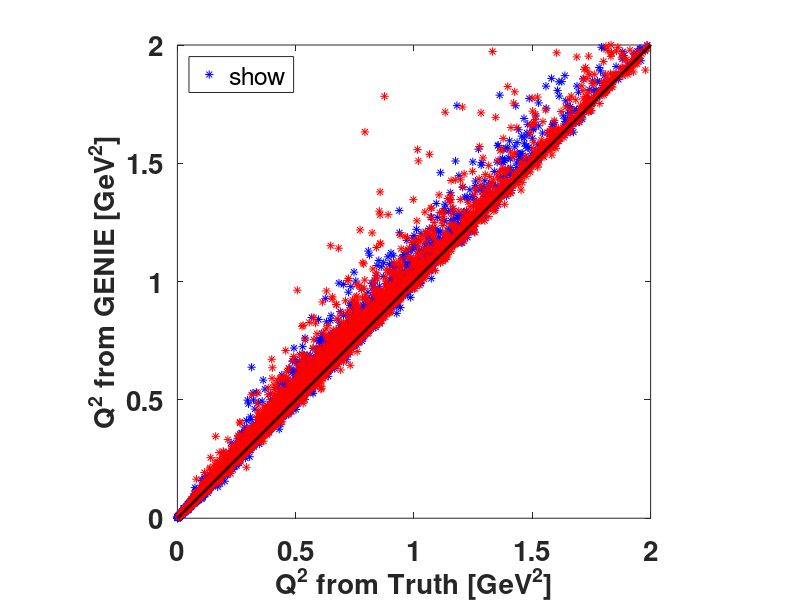

Write MATLAB code to recreate this figure.
function [ ] = QSquarePlots(  )

data = load('QSquare.txt');

res_events = data(:,1) == 2;
dis_events = data(:,1) == 3;

QSq_res_truth = data(res_events, 2);
QSq_res_genie = data(res_events, 3);

QSq_dis_truth = data(dis_events, 2);
QSq_dis_genie = data(dis_events, 3);

PlotVariable(QSq_res_truth, QSq_res_genie, QSq_dis_truth, QSq_dis_genie,...
    'Q^{2} from Truth [GeV^{2}]','Q^{2} from GENIE [GeV^{2}]', 'QSquare_Type.png')

end

function [] = PlotVariable(res_x, res_y, dis_x, dis_y, x_label, y_label, fig_name)
% Create figure
figure1 = figure('visible','off');

% Create axes
axes1 = axes('Parent',figure1,'PlotBoxAspectRatio',[1 1 1],'FontWeight','bold','FontSize',20);
box(axes1,'on');
hold(axes1,'all');


% Create plot for evis vs true
plot(res_x,res_y,...
        'Marker','*',...
        'Color','b',...
        'LineStyle','none',...
        'DisplayName','Resonance');
    
xlim([0 2]);
ylim([0 2]);
    
hold on;

plot(dis_x,dis_y,...
        'Marker','*',...
        'Color','r',...
        'LineStyle','none',...
        'DisplayName','DIS');

% x = y Line
m_x = linspace(0,2,1000);
m_y = m_x;
plot(m_x,m_y,...
    'k','LineWidth',2,...
    'DisplayName','y = x line');

% Create xlabel
xlabel(x_label,'FontWeight','bold','FontSize', 20);

% Create ylabel
ylabel(y_label,'FontWeight','bold','FontSize', 20);

% Create legend
legend(axes1,'show','Location','northwest');

print(figure1,fig_name,'-dpng')

end

